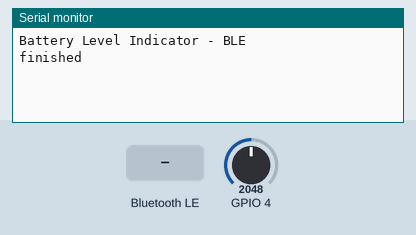
Simulated run of this sketch. Board: ESP32. Parts: the last lines printed to the serial monitor. Inputs (shaded band) come from the test bench; at power-on: GPIO 4 = 2048. Nothing arrives over Bluetooth unless stated; a phone connects over Bluetooth LE 3 s after start.

Above: at 1.2 s.
1.3 s: Bluetooth LE write "1" received
At 2.1 s:
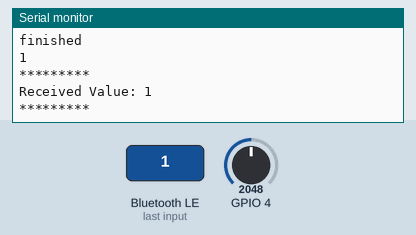
2.8 s: Bluetooth LE write "0" received
At 3.2 s:
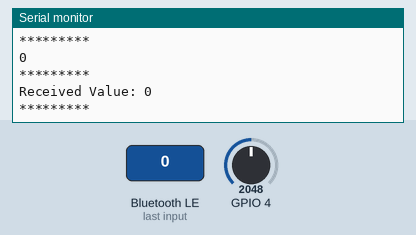

The sketch:

bluetooth.ino
```cpp
/*Program to use GATT service on ESP32 to send Battery Level
 * ESP32 works as server - Mobile as client
 * Program by: B.Aswinth Raj
 * Dated on: 13-10-2018
 * Website: www.circuitdigest.com
 *
 * https://dev.to/stepanvrany/esp32-with-arduino-cli-36mh
 */


#include <BLEDevice.h>
#include <BLEUtils.h>
#include <BLEServer.h> //Library to use BLE as server
#include <BLE2902.h>

bool _BLEClientConnected = false;

#define BatteryService BLEUUID((uint16_t)0x180F)
BLECharacteristic BatteryLevelCharacteristic(BLEUUID((uint16_t)0x2A19), BLECharacteristic::PROPERTY_READ  | BLECharacteristic::PROPERTY_WRITE  | BLECharacteristic::PROPERTY_NOTIFY);
BLEDescriptor BatteryLevelDescriptor(BLEUUID((uint16_t)0x2901));

class MyServerCallbacks : public BLEServerCallbacks {
    void onConnect(BLEServer* pServer) {
      _BLEClientConnected = true;
    };

    void onDisconnect(BLEServer* pServer) {
      _BLEClientConnected = false;
    }
};


/* ###############################################################  CALL back to receive data from Phone */
#define CHARACTERISTIC_UUID_RX "6E400002-B5A3-F393-E0A9-E50E24DCCA9E"

class MyCallbacks: public BLECharacteristicCallbacks {

    void onWrite(BLECharacteristic *pCharacteristic) {
      std::string rxValue = pCharacteristic->getValue();
      Serial.println(rxValue[0]);

      if (rxValue.length() > 0) {
        Serial.println("*********");
        Serial.print("Received Value: ");

        for (int i = 0; i < rxValue.length(); i++) {
          Serial.print(rxValue[i]);
        }
        Serial.println();
        Serial.println("*********");
      }

    }
};
/* ############################################################### */

void InitBLE() {
  BLEDevice::init("BLE Battery");
  // Create the BLE Server
  BLEServer *pServer = BLEDevice::createServer();
  pServer->setCallbacks(new MyServerCallbacks());

  // Create the BLE Service
  BLEService *pBattery = pServer->createService(BatteryService);

  pBattery->addCharacteristic(&BatteryLevelCharacteristic);
  BatteryLevelDescriptor.setValue("Percentage 0 - 100");
  BatteryLevelCharacteristic.addDescriptor(&BatteryLevelDescriptor);
  BatteryLevelCharacteristic.addDescriptor(new BLE2902());


  /* ###############################################################  define callback */
  BLECharacteristic *pWriteCharacteristic = pBattery->createCharacteristic(
                                         CHARACTERISTIC_UUID_RX,
                                         BLECharacteristic::PROPERTY_WRITE
                                       );

  pWriteCharacteristic->setCallbacks(new MyCallbacks());
  /* ############################################################### */

  pServer->getAdvertising()->addServiceUUID(BatteryService);

  pBattery->start();
  // Start advertising
  pServer->getAdvertising()->start();
}

void setup() {
  Serial.begin(115200);
  Serial.println("Battery Level Indicator - BLE");
  InitBLE();
}

uint8_t level = 57;
int potValue = 0;
int count = 0;

String buffer = "";

void loop() {
  if(count<100) {
  potValue = analogRead(4);

  buffer += potValue;
  count++;
  if(count != 100) {
  buffer += ";";

  }
  delay(10);
  }
  else {
    Serial.println("finished");
    BatteryLevelCharacteristic.setValue(buffer.c_str());
    BatteryLevelCharacteristic.notify();
    buffer = "";
    delay(5000);
    count = 0;
  }

  // if(count<100) {
  // potValue = analogRead(4);
  // // uint16_t val = (uint16_t)potValue;
  // Serial.println(potValue);
  // BatteryLevelCharacteristic.setValue(potValue);
  // BatteryLevelCharacteristic.notify();
  // count++;
  // delay(10);
  // }
  // else {
  //   Serial.println("finished");
  //   delay(1000);
  //   delay(5000);
  //   count = 0;
  // }


}
```

Measured:
- after the input at 1.3 s, the serial monitor: prints a new line at once (image 1)
- after the input at 2.8 s, the serial monitor: prints a new line at once (image 2)
